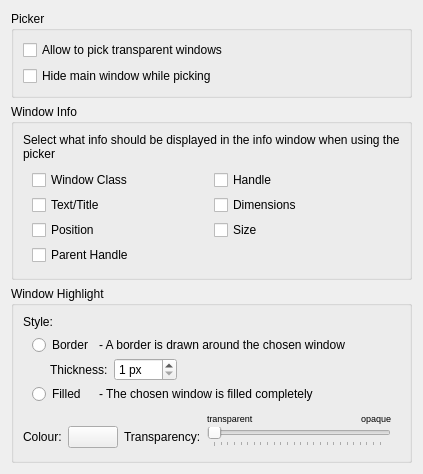
            <widget class="QWidget" name="pickerPage">
             <layout class="QFormLayout" name="formLayout_4">
              <property name="fieldGrowthPolicy">
               <enum>QFormLayout::AllNonFixedFieldsGrow</enum>
              </property>
              <item row="1" column="0" colspan="2">
               <widget class="QGroupBox" name="groupBox_5">
                <property name="title">
                 <string>Window Info</string>
                </property>
                <layout class="QVBoxLayout" name="verticalLayout_4">
                 <item>
                  <widget class="QLabel" name="label_7">
                   <property name="text">
                    <string>Select what info should be displayed in the info window when using the picker</string>
                   </property>
                   <property name="wordWrap">
                    <bool>true</bool>
                   </property>
                  </widget>
                 </item>
                 <item>
                  <widget class="QWidget" name="widget_6" native="true">
                   <layout class="QGridLayout" name="gridLayout_3">
                    <property name="topMargin">
                     <number>3</number>
                    </property>
                    <property name="bottomMargin">
                     <number>3</number>
                    </property>
                    <property name="spacing">
                     <number>5</number>
                    </property>
                    <item row="0" column="0">
                     <widget class="QCheckBox" name="chWindowClass">
                      <property name="minimumSize">
                       <size>
                        <width>0</width>
                        <height>15</height>
                       </size>
                      </property>
                      <property name="text">
                       <string>Window Class</string>
                      </property>
                     </widget>
                    </item>
                    <item row="0" column="1">
                     <widget class="QCheckBox" name="chWindowHandle">
                      <property name="minimumSize">
                       <size>
                        <width>0</width>
                        <height>15</height>
                       </size>
                      </property>
                      <property name="text">
                       <string>Handle</string>
                      </property>
                     </widget>
                    </item>
                    <item row="1" column="0">
                     <widget class="QCheckBox" name="chWindowText">
                      <property name="minimumSize">
                       <size>
                        <width>0</width>
                        <height>15</height>
                       </size>
                      </property>
                      <property name="text">
                       <string>Text/Title</string>
                      </property>
                     </widget>
                    </item>
                    <item row="1" column="1">
                     <widget class="QCheckBox" name="chWindowDimensions">
                      <property name="minimumSize">
                       <size>
                        <width>0</width>
                        <height>15</height>
                       </size>
                      </property>
                      <property name="text">
                       <string>Dimensions</string>
                      </property>
                     </widget>
                    </item>
                    <item row="2" column="0">
                     <widget class="QCheckBox" name="chWindowPosition">
                      <property name="minimumSize">
                       <size>
                        <width>0</width>
                        <height>15</height>
                       </size>
                      </property>
                      <property name="text">
                       <string>Position</string>
                      </property>
                     </widget>
                    </item>
                    <item row="2" column="1">
                     <widget class="QCheckBox" name="chWindowSize">
                      <property name="minimumSize">
                       <size>
                        <width>0</width>
                        <height>15</height>
                       </size>
                      </property>
                      <property name="text">
                       <string>Size</string>
                      </property>
                     </widget>
                    </item>
                    <item row="3" column="0">
                     <widget class="QCheckBox" name="chParentHandle">
                      <property name="minimumSize">
                       <size>
                        <width>0</width>
                        <height>15</height>
                       </size>
                      </property>
                      <property name="text">
                       <string>Parent Handle</string>
                      </property>
                     </widget>
                    </item>
                   </layout>
                  </widget>
                 </item>
                </layout>
               </widget>
              </item>
              <item row="2" column="0" colspan="2">
               <widget class="QGroupBox" name="groupBox_6">
                <property name="title">
                 <string>Window Highlight</string>
                </property>
                <layout class="QVBoxLayout" name="verticalLayout_5">
                 <item>
                  <widget class="QLabel" name="label_5">
                   <property name="text">
                    <string>Style:</string>
                   </property>
                  </widget>
                 </item>
                 <item>
                  <widget class="QWidget" name="widget_4" native="true">
                   <layout class="QGridLayout" name="gridLayout_2">
                    <property name="topMargin">
                     <number>0</number>
                    </property>
                    <property name="bottomMargin">
                     <number>0</number>
                    </property>
                    <property name="verticalSpacing">
                     <number>3</number>
                    </property>
                    <item row="2" column="0">
                     <widget class="QRadioButton" name="rbFilled">
                      <property name="text">
                       <string>Filled</string>
                      </property>
                     </widget>
                    </item>
                    <item row="0" column="0">
                     <widget class="QRadioButton" name="rbBorder">
                      <property name="text">
                       <string>Border</string>
                      </property>
                     </widget>
                    </item>
                    <item row="0" column="1">
                     <widget class="QLabel" name="label_4">
                      <property name="text">
                       <string>- A border is drawn around the chosen window</string>
                      </property>
                     </widget>
                    </item>
                    <item row="2" column="1">
                     <widget class="QLabel" name="label_3">
                      <property name="text">
                       <string>- The chosen window is filled completely</string>
                      </property>
                     </widget>
                    </item>
                    <item row="0" column="2">
                     <spacer name="horizontalSpacer_2">
                      <property name="orientation">
                       <enum>Qt::Horizontal</enum>
                      </property>
                      <property name="sizeHint" stdset="0">
                       <size>
                        <width>40</width>
                        <height>20</height>
                       </size>
                      </property>
                     </spacer>
                    </item>
                    <item row="2" column="2">
                     <spacer name="horizontalSpacer">
                      <property name="orientation">
                       <enum>Qt::Horizontal</enum>
                      </property>
                      <property name="sizeHint" stdset="0">
                       <size>
                        <width>40</width>
                        <height>20</height>
                       </size>
                      </property>
                     </spacer>
                    </item>
                    <item row="1" column="0" colspan="3">
                     <widget class="QWidget" name="widget_8" native="true">
                      <layout class="QHBoxLayout" name="horizontalLayout_4">
                       <property name="leftMargin">
                        <number>18</number>
                       </property>
                       <property name="topMargin">
                        <number>0</number>
                       </property>
                       <property name="rightMargin">
                        <number>0</number>
                       </property>
                       <property name="bottomMargin">
                        <number>0</number>
                       </property>
                       <item>
                        <widget class="QLabel" name="label_10">
                         <property name="text">
                          <string>Thickness:</string>
                         </property>
                        </widget>
                       </item>
                       <item>
                        <widget class="QSpinBox" name="spnThickness">
                         <property name="sizePolicy">
                          <sizepolicy hsizetype="Minimum" vsizetype="Preferred">
                           <horstretch>0</horstretch>
                           <verstretch>0</verstretch>
                          </sizepolicy>
                         </property>
                         <property name="suffix">
                          <string> px</string>
                         </property>
                         <property name="minimum">
                          <number>1</number>
                         </property>
                         <property name="maximum">
                          <number>100</number>
                         </property>
                        </widget>
                       </item>
                       <item>
                        <spacer name="horizontalSpacer_3">
                         <property name="orientation">
                          <enum>Qt::Horizontal</enum>
                         </property>
                         <property name="sizeHint" stdset="0">
                          <size>
                           <width>40</width>
                           <height>20</height>
                          </size>
                         </property>
                        </spacer>
                       </item>
                      </layout>
                     </widget>
                    </item>
                   </layout>
                  </widget>
                 </item>
                 <item>
                  <widget class="QWidget" name="widget_5" native="true">
                   <layout class="QGridLayout" name="gridLayout">
                    <property name="leftMargin">
                     <number>0</number>
                    </property>
                    <property name="topMargin">
                     <number>3</number>
                    </property>
                    <property name="bottomMargin">
                     <number>3</number>
                    </property>
                    <property name="verticalSpacing">
                     <number>2</number>
                    </property>
                    <item row="2" column="1">
                     <widget class="ColourButton" name="btnHighlighterColour">
                      <property name="minimumSize">
                       <size>
                        <width>50</width>
                        <height>0</height>
                       </size>
                      </property>
                      <property name="maximumSize">
                       <size>
                        <width>50</width>
                        <height>16777215</height>
                       </size>
                      </property>
                      <property name="text">
                       <string/>
                      </property>
                     </widget>
                    </item>
                    <item row="2" column="3">
                     <widget class="QSlider" name="slHighlighterTransparency">
                      <property name="maximumSize">
                       <size>
                        <width>300</width>
                        <height>16777215</height>
                       </size>
                      </property>
                      <property name="maximum">
                       <number>255</number>
                      </property>
                      <property name="tracking">
                       <bool>false</bool>
                      </property>
                      <property name="orientation">
                       <enum>Qt::Horizontal</enum>
                      </property>
                      <property name="tickPosition">
                       <enum>QSlider::TicksBelow</enum>
                      </property>
                      <property name="tickInterval">
                       <number>10</number>
                      </property>
                     </widget>
                    </item>
                    <item row="2" column="2">
                     <widget class="QLabel" name="label_2">
                      <property name="text">
                       <string>Transparency:</string>
                      </property>
                     </widget>
                    </item>
                    <item row="2" column="0">
                     <widget class="QLabel" name="label_6">
                      <property name="text">
                       <string>Colour:</string>
                      </property>
                     </widget>
                    </item>
                    <item row="0" column="3">
                     <widget class="QWidget" name="widget_7" native="true">
                      <layout class="QHBoxLayout" name="horizontalLayout_3">
                       <property name="spacing">
                        <number>0</number>
                       </property>
                       <property name="margin">
                        <number>0</number>
                       </property>
                       <item>
                        <widget class="QLabel" name="label_9">
                         <property name="font">
                          <font>
                           <pointsize>7</pointsize>
                          </font>
                         </property>
                         <property name="text">
                          <string>transparent</string>
                         </property>
                        </widget>
                       </item>
                       <item>
                        <widget class="QLabel" name="label_8">
                         <property name="font">
                          <font>
                           <pointsize>7</pointsize>
                          </font>
                         </property>
                         <property name="text">
                          <string>opaque</string>
                         </property>
                         <property name="alignment">
                          <set>Qt::AlignRight|Qt::AlignTrailing|Qt::AlignVCenter</set>
                         </property>
                        </widget>
                       </item>
                      </layout>
                     </widget>
                    </item>
                   </layout>
                  </widget>
                 </item>
                </layout>
               </widget>
              </item>
              <item row="0" column="0" colspan="2">
               <widget class="QGroupBox" name="groupBox_3">
                <property name="title">
                 <string>Picker</string>
                </property>
                <layout class="QGridLayout" name="gridLayout_5">
                 <item row="0" column="0">
                  <widget class="QCheckBox" name="chPickTransparent">
                   <property name="whatsThis">
                    <string>If enabled, windows or controls with the WS_EX_TRANSPARENT are also detected</string>
                   </property>
                   <property name="text">
                    <string>Allow to pick transparent windows</string>
                   </property>
                  </widget>
                 </item>
                 <item row="1" column="0">
                  <widget class="QCheckBox" name="chHideWhilePicking">
                   <property name="text">
                    <string>Hide main window while picking</string>
                   </property>
                  </widget>
                 </item>
                </layout>
               </widget>
              </item>
             </layout>
            </widget>
